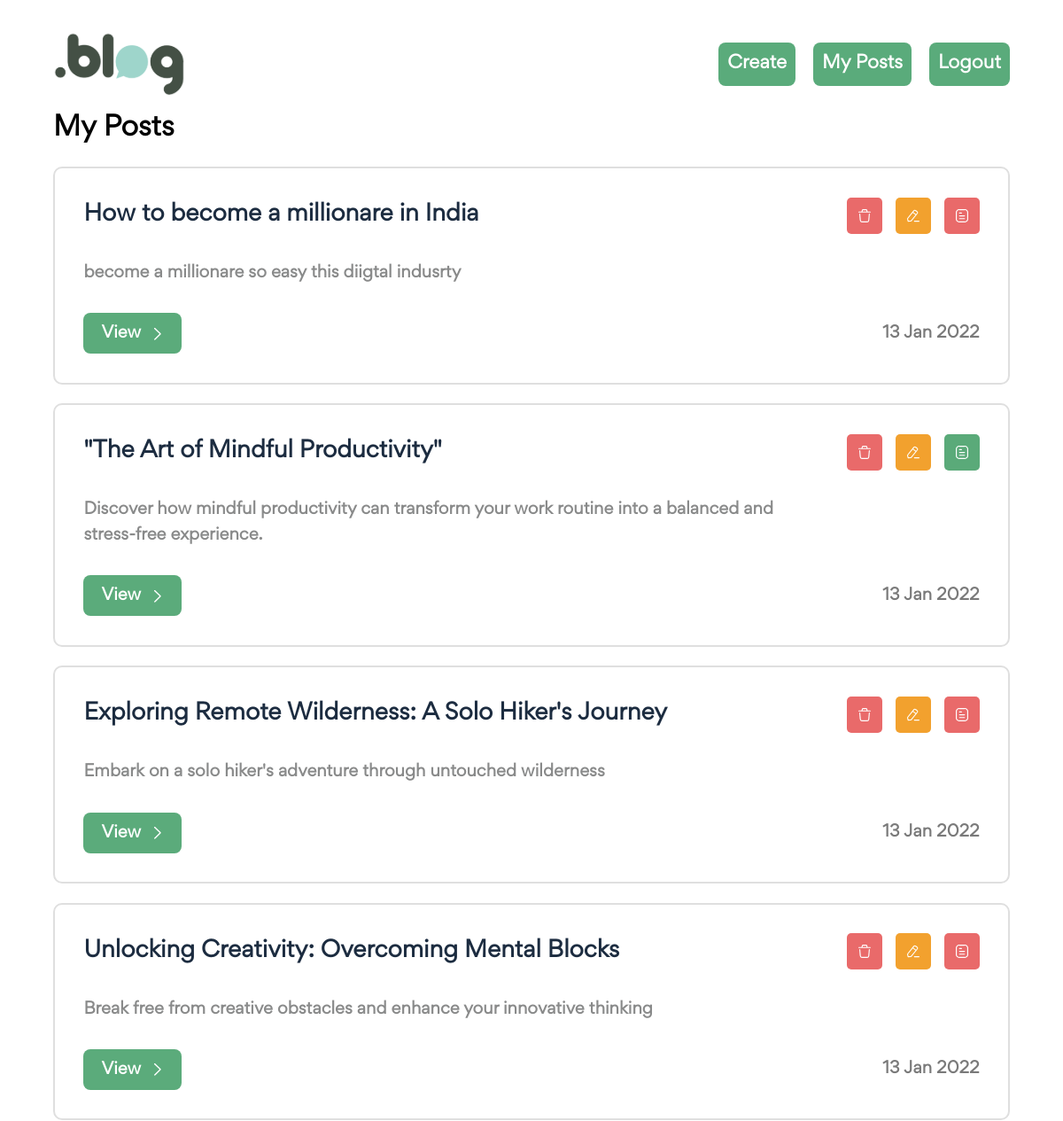
The page /posts/my-posts/ (signed in, upper part) on the database as committed earlier.
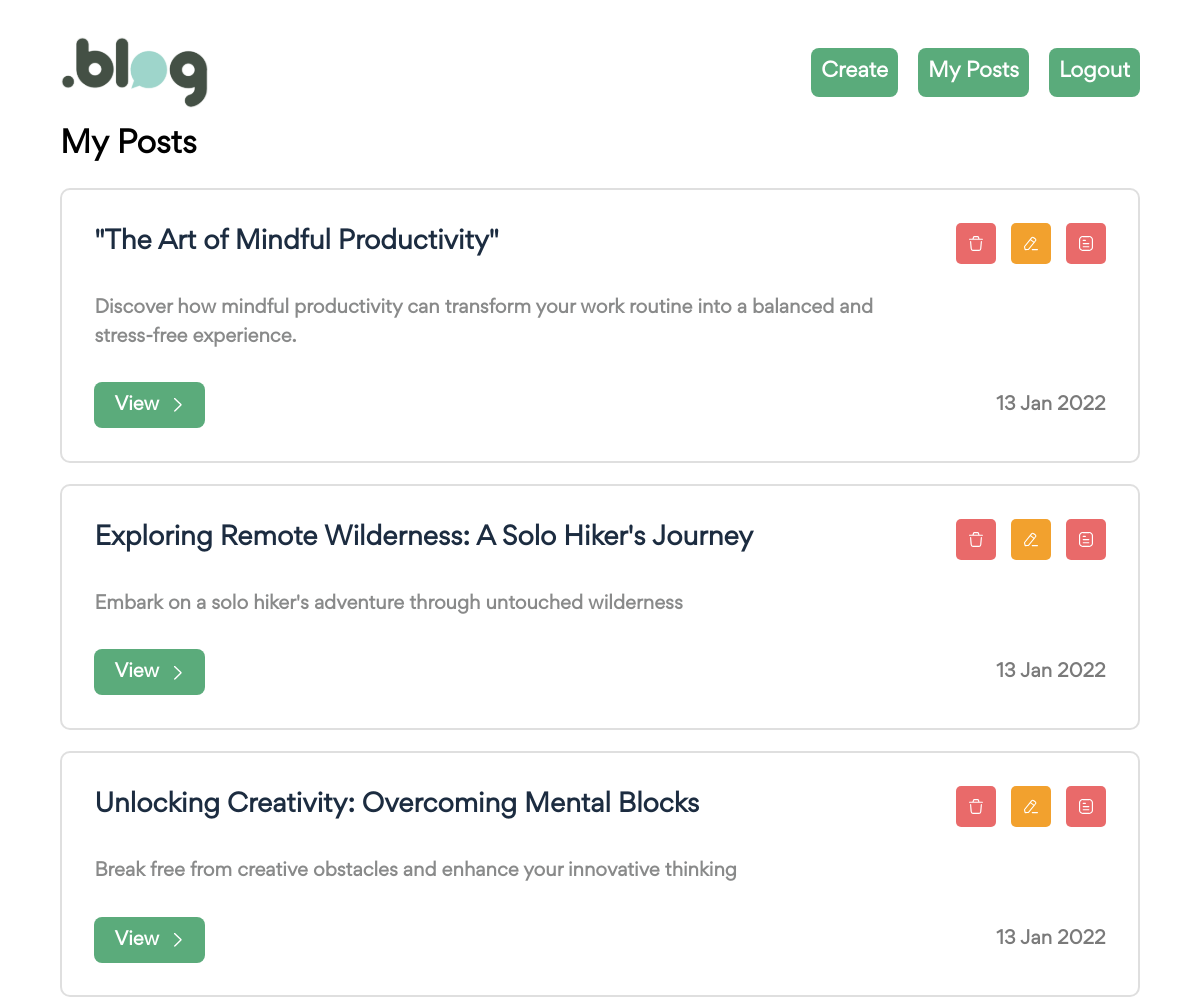
The same page on the database as committed later.
### posts/models.py (models this page shows, shortened)
class Post(models.Model):
    title = models.CharField(max_length=255)
    short_description = models.TextField()
    description = RichTextField()
    categories = models.ManyToManyField("posts.Category")
    time_to_read = models.CharField(max_length=128)
    featured_image = models.ImageField(upload_to="posts/")
    is_draft = models.BooleanField(default=False)
    author = models.ForeignKey("posts.Author",on_delete=models.CASCADE)
    published_date = models.DateField()
    is_deleted = models.BooleanField(default=False)

### posts/views.py (the view)
# urls.py: path('my-posts/',views.my_posts, name="my_posts"),
@login_required(login_url="/users/login/")
def my_posts(request):
    posts = Post.objects.filter(author__user=request.user, is_deleted=False)
    instances = paginate_instances(request,posts,per_page=8)
    context = {
        "title" : "My Posts",
        "instances" : instances
    }
    return render(request, "posts/my-posts.html", context=context)

### main/functions.py (called while the page is built)
def paginate_instances(request,instances,per_page=6):
    instances = Paginator(instances, per_page)
    page = request.GET.get('page', 1)
    try:
        instances = instances.page(page)
    except PageNotAnInteger:
        instances = instances.page(1)
    except EmptyPage:
        instances = instances.page(instances.num_pages)
    return instances

### posts/templatetags/peginator_tags.py (called while the page is built)
@register.inclusion_tag("web/includes/pagionation.html",takes_context=True)
def load_pagination(context, instances):
    request = context['request']
    return{
        "instances" : instances,
        "request" : request
    }

### templates/posts/my-posts.html (shortened to what this page needs)
{% extends 'base.html' %}
{% load static %}
{% block content %}
{% load peginator_tags %}
    <section id="my-posts-home">
        <section class="wrapper">
            {% include 'web/includes/header.html' %}
            <section class="spotlight">
                <h3>
                    {{title}}
                </h3>
                <ul class="posts">
                    {% for instance in instances %}
                    <li class="post">
                        <div class="top">
                            <h5 class="title">
                                {{instance.title}}
                            </h5>
                            <div class="buttons">
                                <a
                                href="{% url 'posts:delete_post' id=instance.id %}"
                                class="danger action-button reload"
                                data-text="Are you sure want to remove this post. You can't undo this action."
                                data-title="Confirm Delete!"
                                title="Delete!"
                            >
                                    <img src="{% static './images/icons/delete.svg' %}" alt="Delete" />
                                </a>
                                <a href="{% url 'posts:edit_post' id=instance.id %}" class="warning">
                                    <img src="{% static './images/icons/pencil.svg' %}" alt="Edit" />
                                </a>
                                <a
                                    href="{% url 'posts:draft_post' id=instance.id %}"
                                    class="{% if instance.is_draft %}success{% else %}danger{% endif %} action-button reload"
                                    data-text="Are you sure want to update this post"
                                    data-title="Confirm Status!"
                                    title="Draft"
                                >
                                    <img src="{% static './images/icons/sheet.svg' %}" alt="Edit" />
                                </a>
                            </div>
                        </div>
                        <p class="description">
                            {{instance.short_description}}
                        </p>
                        <div class="bottom">
                            <a href="{% url 'web:post' id=instance.id %}" class="view">
                                View
                                <span>
                                    <img src="{% static './images/icons/up-arrow.svg' %}" alt="Arrow">
                                </span>
                            </a>
                            <p class="date">
                                13 Jan 2022
                            </p>
                        </div>
                    </li>
                    {% endfor %}
                </ul>
            </section>
        </section>
    </section>
{% endblock %}

Rows that differ between the two databases and show on the page:
no longer on this page (row edited): Post: title "How to become a millionare in India", short_description "become a millionare so easy this diigtal indusrty"
changed Post "\"The Art of Mindful Productivity\"": is_draft True → False (drawn)
